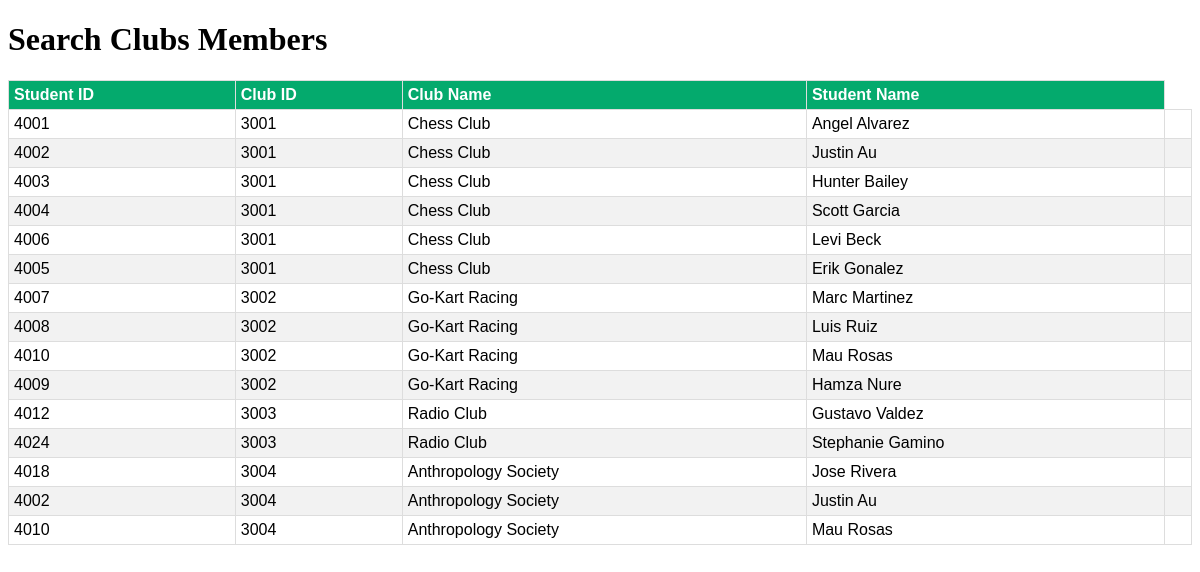
The app's page /search_cbM.php with its own data.
### tables this page shows
CREATE TABLE members (
    s_id decimal(10,0) not null,
    cb_id decimal(10,0) not null,
    cb_name varchar(20) not null,
    s_name varchar(50) not null
);

### search_cbM.php (the view, shortened to what this page needs)
<?php
include("connection.php");
?>
<!DOCTYPE html>
<html>
	</head>
	<body>
		<h1>
			Search Clubs Members
		</h1>
		<table>
			<tr>
			<th>Student ID</th>
			<th>Club ID</th>
            <th>Club Name</th>
			<th>Student Name</th>
			<tr>
				<?php
                        $search= $_POST['search'];
                        $sql = "SELECT * FROM  `members` WHERE cb_name LIKE '%$search%' OR s_name LIKE '$search%'";
                        $query = mysqli_query($conn, $sql);
                        while ($row = mysqli_fetch_array($query)){
                            $s_id = $row['s_id'];
                            $cb_id = $row['cb_id'];
                            $cb_name = $row['cb_name'];
                            $s_name = $row['s_name'];
                            echo "<tr><td>" .$s_id. "</td><td>" .$cb_id. "</td><td>" .$cb_name. "</td><td>" .$s_name. "</td><td></td></tr>";
                        }
				?>
			</tr>
		</table>
	</body>
</html>

### search_cbM.php (style rules this page uses)
table { font-family:Arial, Helvetica, sans-serif; border-collapse: collapse; width: 100%; }
td { border:1px solid #ddd; padding:5px; }
tr:nth-child(even) { background-color: #f2f2f2; }
th { border:1px solid #ddd; padding:5px; padding-top: 5px; padding-bottom: 5px; text-align: left; background-color: #04AA6D; color: white; }

### records on screen
members: s "4001", cb "3001", cb_name "Chess Club", s_name "Angel Alvarez"
members: s "4002", cb "3001", cb_name "Chess Club", s_name "Justin Au"
members: s "4003", cb "3001", cb_name "Chess Club", s_name "Hunter Bailey"
members: s "4004", cb "3001", cb_name "Chess Club", s_name "Scott Garcia"
members: s "4006", cb "3001", cb_name "Chess Club", s_name "Levi Beck"
members: s "4005", cb "3001", cb_name "Chess Club", s_name "Erik Gonalez"
members: s "4007", cb "3002", cb_name "Go-Kart Racing", s_name "Marc Martinez"
members: s "4008", cb "3002", cb_name "Go-Kart Racing", s_name "Luis Ruiz"
members: s "4010", cb "3002", cb_name "Go-Kart Racing", s_name "Mau Rosas"
members: s "4009", cb "3002", cb_name "Go-Kart Racing", s_name "Hamza Nure"
members: s "4012", cb "3003", cb_name "Radio Club", s_name "Gustavo Valdez"
members: s "4024", cb "3003", cb_name "Radio Club", s_name "Stephanie Gamino"
members: s "4018", cb "3004", cb_name "Anthropology Society", s_name "Jose Rivera"
members: s "4002", cb "3004", cb_name "Anthropology Society", s_name "Justin Au"
members: s "4010", cb "3004", cb_name "Anthropology Society", s_name "Mau Rosas"
